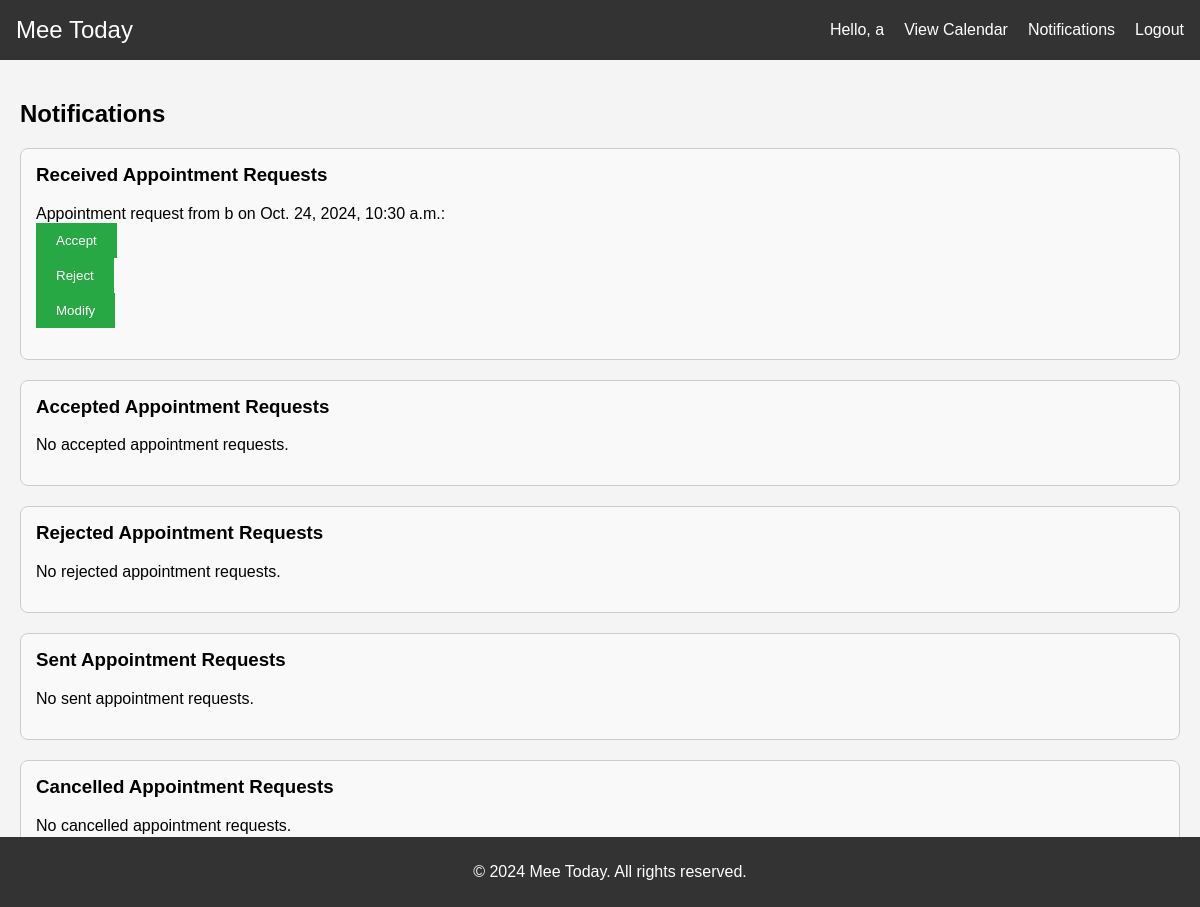
Before: /notifications/ (signed in) with the older database file.
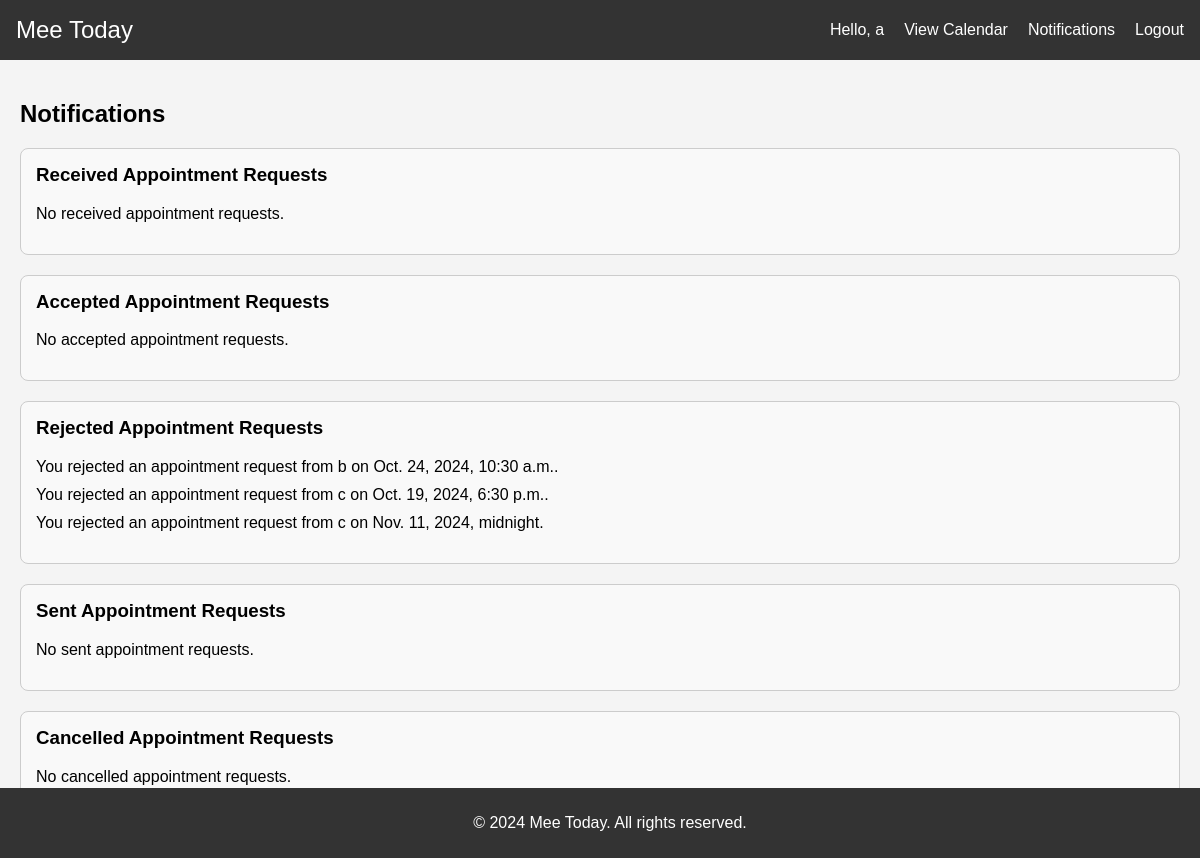
After: the same page with the newer database file.
### appointments/models.py (models this page shows, shortened)
class Appointment(models.Model):
    STATUS_CHOICES = [
        ('pending', 'Pending'),
        ('accepted', 'Accepted'),
        ('modified', 'Modified'),
        ('rejected', 'Rejected'),
    ]
    requester = models.ForeignKey(User, on_delete=models.CASCADE, related_name='sent_requests')
    recipient = models.ForeignKey(User, on_delete=models.CASCADE, related_name='received_requests')
    date = models.DateTimeField()
    reason = models.TextField()
    status = models.CharField(max_length=10, choices=STATUS_CHOICES, default='pending')

### appointments/views.py (the view)
# urls.py: path('notifications/', views.notifications, name='notifications'),
@login_required
def notifications(request):
    user = request.user
    received_pending_appointments = Appointment.objects.filter(recipient=user, status='pending')
    sent_pending_appointments = Appointment.objects.filter(requester=user, status='pending')
    received_accepted_appointments = Appointment.objects.filter(recipient=user, status='accepted')
    sent_accepted_appointments = Appointment.objects.filter(requester=user, status='accepted')
    received_rejected_appointments = Appointment.objects.filter(recipient=user, status='rejected')
    sent_cancelled_appointments = Appointment.objects.filter(requester=user, status='rejected')
    context = {
        'received_pending_appointments': received_pending_appointments,
        'sent_pending_appointments': sent_pending_appointments,
        'received_accepted_appointments': received_accepted_appointments,
        'sent_accepted_appointments': sent_accepted_appointments,
        'received_rejected_appointments': received_rejected_appointments,
        'sent_cancelled_appointments': sent_cancelled_appointments,
    }
    return render(request, 'notifications.html', context)

### appointments/templates/notifications.html (shortened to what this page needs)
{% extends 'base.html' %}
{% block content %}
<h2>Notifications</h2>
<div class="notification-box">
    <h3>Received Appointment Requests</h3>
    <ul>
        {% for appointment in received_pending_appointments %}
            <li>
                Appointment request from {{ appointment.requester.username }} on {{ appointment.date }}:
                <form action="{% url 'accept_appointment' appointment.id %}" method="POST">
                    <button type="submit">Accept</button>
                </form>
                <form action="{% url 'reject_appointment' appointment.id %}" method="POST">
                    <button type="submit">Reject</button>
                </form>
                <form action="{% url 'modify_appointment' appointment.id %}" method="GET">
                    <button type="submit">Modify</button>
                </form>
            </li>
        {% empty %}
            <li>No received appointment requests.</li>
        {% endfor %}
    </ul>
</div>
<div class="notification-box">
    <h3>Accepted Appointment Requests</h3>
    <ul>
        {% for appointment in received_accepted_appointments %}
            <li>
                You accepted an appointment request from {{ appointment.requester.username }} on {{ appointment.date }}.
            </li>
        {% empty %}
            <li>No accepted appointment requests.</li>
        {% endfor %}
    </ul>
</div>
<div class="notification-box">
    <h3>Rejected Appointment Requests</h3>
    <ul>
        {% for appointment in received_rejected_appointments %}
            <li>
                You rejected an appointment request from {{ appointment.requester.username }} on {{ appointment.date }}.
            </li>
        {% empty %}
            <li>No rejected appointment requests.</li>
        {% endfor %}
    </ul>
</div>
<div class="notification-box">
    <h3>Sent Appointment Requests</h3>
    <ul>
        {% for appointment in sent_pending_appointments %}
            <li>
                You sent an appointment request to {{ appointment.recipient.username }} on {{ appointment.date }}. Status: {{ appointment.status }}
            </li>
        {% empty %}
            <li>No sent appointment requests.</li>
        {% endfor %}
    </ul>
</div>
<div class="notification-box">
    <h3>Cancelled Appointment Requests</h3>
    <ul>
        {% for appointment in sent_cancelled_appointments %}
            <li>
                Your appointment request to {{ appointment.recipient.username }} was cancelled.
            </li>
        {% empty %}
            <li>No cancelled appointment requests.</li>
        {% endfor %}
    </ul>
</div>
{% endblock %}

Changed rows visible on the page:
changed Appointment "Oct. 24, 2024, 10:30 a.m.": moves from the list under "Received Appointment Requests" to the list under "Rejected Appointment Requests"
added Appointment: requester.username "c", date "Oct. 19, 2024, 6:30 p.m.", shown under "Rejected Appointment Requests"
added Appointment: requester.username "c", date "Nov. 11, 2024, midnight", shown under "Rejected Appointment Requests"
Other visible differences:
text no longer shown: "No rejected appointment requests."
text now shown: "No received appointment requests."
